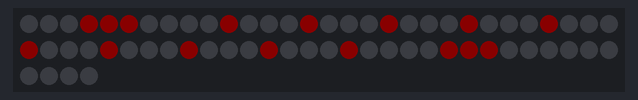
Recording of a sketch running on a simulated Arduino Uno, built with avr-gcc and run on an emulated ATmega328P. On the bench: 64 RGB LEDs in strip order, left to right, continuing on the next row. Dim RGB values are drawn brighter than linear.

Above: at 0.2 s.
At 1.2 s:
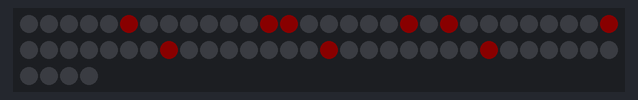
At 2.2 s:
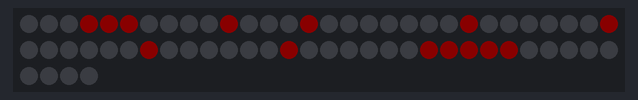
At 3.2 s:
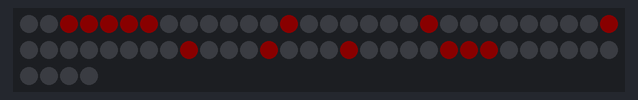
At 7.2 s:
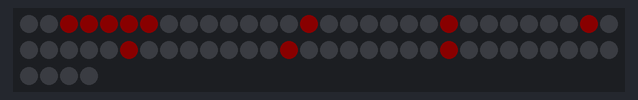

The sketch:

TalkClock.ino
```cpp
#include <Adafruit_NeoPixel.h>
#define PIN 3
#define NUMPIXELS 64

Adafruit_NeoPixel pixels = Adafruit_NeoPixel(NUMPIXELS, PIN, NEO_GRB + NEO_KHZ800);

bool pixel[8][8] = { 0 };
bool pixelArr[64] = { 0 };
int digitCounter = 0;

int row = sizeof(pixel)/sizeof(pixel[0]);
int column = sizeof(pixel[0])/sizeof(pixel[0][0]);

unsigned long time;

bool pixelZero[8][8] = {
  { 0, 0, 0, 1, 1, 1, 0, 0 },
  { 0, 0, 1, 0, 0, 0, 1, 0 },
  { 0, 0, 1, 0, 0, 0, 1, 0 },
  { 0, 0, 1, 0, 0, 0, 1, 0 },
  { 0, 0, 1, 0, 0, 0, 1, 0 },
  { 0, 0, 1, 0, 0, 0, 1, 0 },
  { 0, 0, 0, 1, 1, 1, 0, 0 },
  { 0, 0, 0, 0, 0, 0, 0, 0 },
  };

bool pixelOne[8][8] = {
  { 0, 0, 0, 0, 0, 1, 0, 0 },
  { 0, 0, 0, 0, 1, 1, 0, 0 },
  { 0, 0, 0, 1, 0, 1, 0, 0 },
  { 0, 0, 0, 0, 0, 1, 0, 0 },
  { 0, 0, 0, 0, 0, 1, 0, 0 },
  { 0, 0, 0, 0, 0, 1, 0, 0 },
  { 0, 0, 0, 0, 0, 1, 0, 0 },
  { 0, 0, 0, 0, 0, 0, 0, 0 },
  };

bool pixelTwo[8][8] = {
  { 0, 0, 0, 1, 1, 1, 0, 0 },
  { 0, 0, 1, 0, 0, 0, 1, 0 },
  { 0, 0, 0, 0, 0, 0, 1, 0 },
  { 0, 0, 0, 0, 0, 1, 0, 0 },
  { 0, 0, 0, 0, 1, 0, 0, 0 },
  { 0, 0, 0, 1, 0, 0, 0, 0 },
  { 0, 0, 1, 1, 1, 1, 1, 0 },
  { 0, 0, 0, 0, 0, 0, 0, 0 },
  };

bool pixelThree[8][8] = {
  { 0, 0, 1, 1, 1, 1, 1, 0 },
  { 0, 0, 0, 0, 0, 1, 0, 0 },
  { 0, 0, 0, 0, 1, 0, 0, 0 },
  { 0, 0, 0, 0, 0, 1, 0, 0 },
  { 0, 0, 0, 0, 0, 0, 1, 0 },
  { 0, 0, 1, 0, 0, 0, 1, 0 },
  { 0, 0, 0, 1, 1, 1, 0, 0 },
  { 0, 0, 0, 0, 0, 0, 0, 0 },
  };

bool pixelFour[8][8] = {
  { 0, 0, 0, 0, 0, 1, 0, 0 },
  { 0, 0, 0, 0, 1, 1, 0, 0 },
  { 0, 0, 0, 1, 0, 1, 0, 0 },
  { 0, 0, 1, 0, 0, 1, 0, 0 },
  { 0, 0, 1, 1, 1, 1, 1, 0 },
  { 0, 0, 0, 0, 0, 1, 0, 0 },
  { 0, 0, 0, 0, 0, 1, 0, 0 },
  { 0, 0, 0, 0, 0, 0, 0, 0 },
  };

bool pixelFive[8][8] = {
  { 0, 0, 1, 1, 1, 1, 1, 0 },
  { 0, 0, 1, 0, 0, 0, 0, 0 },
  { 0, 0, 1, 0, 0, 0, 0, 0 },
  { 0, 0, 1, 1, 1, 1, 0, 0 },
  { 0, 0, 0, 0, 0, 0, 1, 0 },
  { 0, 0, 1, 0, 0, 0, 1, 0 },
  { 0, 0, 0, 1, 1, 1, 0, 0 },
  { 0, 0, 0, 0, 0, 0, 0, 0 },
  };

bool pixelSix[8][8] = {
  { 0, 0, 0, 1, 1, 1, 0, 0 },
  { 0, 0, 1, 0, 0, 0, 1, 0 },
  { 0, 0, 1, 0, 0, 0, 0, 0 },
  { 0, 0, 1, 1, 1, 1, 0, 0 },
  { 0, 0, 1, 0, 0, 0, 1, 0 },
  { 0, 0, 1, 0, 0, 0, 1, 0 },
  { 0, 0, 0, 1, 1, 1, 0, 0 },
  { 0, 0, 0, 0, 0, 0, 0, 0 },
  };

bool pixelSeven[8][8] = {
  { 0, 0, 1, 1, 1, 1, 1, 0 },
  { 0, 0, 0, 0, 0, 0, 1, 0 },
  { 0, 0, 0, 0, 0, 1, 0, 0 },
  { 0, 0, 0, 0, 1, 0, 0, 0 },
  { 0, 0, 0, 1, 0, 0, 0, 0 },
  { 0, 0, 0, 1, 0, 0, 0, 0 },
  { 0, 0, 0, 1, 0, 0, 0, 0 },
  { 0, 0, 0, 0, 0, 0, 0, 0 },
  };

bool pixelEight[8][8] = {
  { 0, 0, 0, 1, 1, 1, 0, 0 },
  { 0, 0, 1, 0, 0, 0, 1, 0 },
  { 0, 0, 1, 0, 0, 0, 1, 0 },
  { 0, 0, 0, 1, 1, 1, 0, 0 },
  { 0, 0, 1, 0, 0, 0, 1, 0 },
  { 0, 0, 1, 0, 0, 0, 1, 0 },
  { 0, 0, 0, 1, 1, 1, 0, 0 },
  { 0, 0, 0, 0, 0, 0, 0, 0 },
  };

bool pixelNine[8][8] = {
  { 0, 0, 0, 1, 1, 1, 0, 0 },
  { 0, 0, 1, 0, 0, 0, 1, 0 },
  { 0, 0, 1, 0, 0, 0, 1, 0 },
  { 0, 0, 0, 1, 1, 1, 1, 0 },
  { 0, 0, 0, 0, 0, 0, 1, 0 },
  { 0, 0, 1, 0, 0, 0, 1, 0 },
  { 0, 0, 0, 1, 1, 1, 0, 0 },
  { 0, 0, 0, 0, 0, 0, 0, 0 },
  };

bool pixelClear[8][8] = {
  { 0, 0, 0, 0, 0, 0, 0, 0 },
  { 0, 0, 0, 0, 0, 0, 0, 0 },
  { 0, 0, 0, 0, 0, 0, 0, 0 },
  { 0, 0, 0, 0, 0, 0, 0, 0 },
  { 0, 0, 0, 0, 0, 0, 0, 0 },
  { 0, 0, 0, 0, 0, 0, 0, 0 },
  { 0, 0, 0, 0, 0, 0, 0, 0 },
  { 0, 0, 0, 0, 0, 0, 0, 0 },
  };

void setZero() {
  setPixelArr(pixelZero);
}

void setOne() {
  setPixelArr(pixelOne);
}

void setTwo() {
  setPixelArr(pixelTwo);
}

void setThree() {
  setPixelArr(pixelThree);
}

void setFour() {
  setPixelArr(pixelFour);
}

void setFive() {
  setPixelArr(pixelFive);
}

void setSix() {
  setPixelArr(pixelSix);
}

void setSeven() {
  setPixelArr(pixelSeven);
}

void setEight() {
  setPixelArr(pixelEight);
}

void setNine() {
  setPixelArr(pixelNine);
}

void clearPixel() {
  setPixelArr(pixelClear);
}

int setPixelArr(bool pxlArr[8][8])
{
  int i = 0;
  for (int x=0; x<row; x++) {
    for (int y=0; y<column; y++) {
      pixelArr[i] = pxlArr[x][y];
      i++;
    }
  }
}

void setDigit(int digit) {
  switch (digit) {
    case 0:
        setZero();
       break;
     case 1:
        setOne();
       break;
     case 2:
        setTwo();
       break;
     case 3:
        setThree();
       break;
     case 4:
        setFour();
       break;
     case 5:
        setFive();
       break;
     case 6:
       setSix();
       break;
     case 7:
        setSeven();
       break;
     case 8:
        setEight();
       break;
     case 9:
        setNine();
       break;
     default:
        setZero();
        break;
  }
}

void updatePanel() {
  for (int i=0;i<NUMPIXELS;i++) {
    if (pixelArr[i] != 0) {
      pixels.setPixelColor(i, pixels.Color(10,0,0));
    } else {
      pixels.setPixelColor(i, pixels.Color(0,0,0));
    }
    pixels.show();
  }
}

void setup() {
  pixels.begin();
}

void loop() {
  setDigit(digitCounter);
  updatePanel();
  digitCounter = ++digitCounter % 10;
  do {
      delay(1);
  } while ((millis() - time) < 1000);
  time = millis();
}
```

Measured:
- by itself, everything shown: repeats every 10.0 s, in 11 steps
- what the display in image 1 shows lasts 1.0 s, from 1.2 s to 2.2 s
